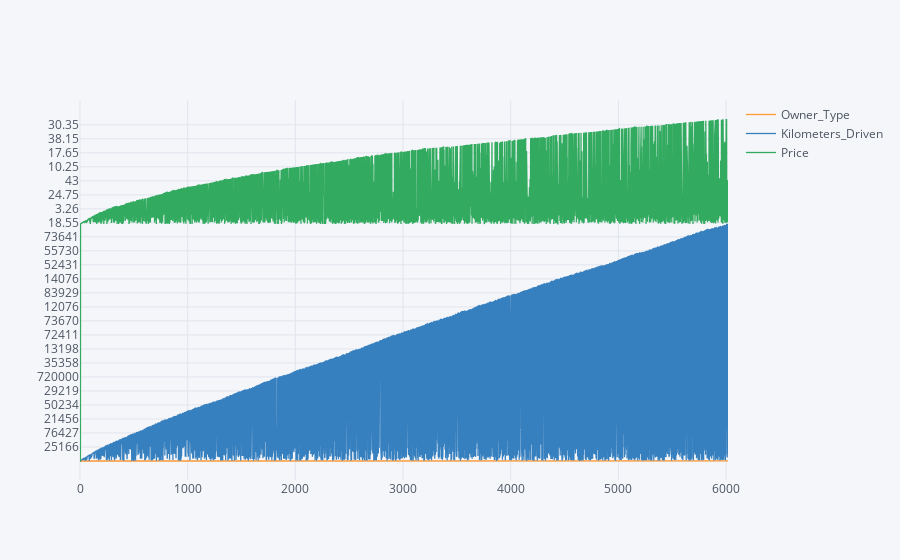

The cell this chart's notebook holds for it:
### Markdown cell above
## Interactive Plot

### Code cell
import cufflinks as cf
import plotly.offline
cf.go_offline()
cf.set_config_file(offline=False, world_readable=True)
data[['Owner_Type' ,'Kilometers_Driven', 'Price']].iplot()

### Figure 1 — Plotly figure (JSON) as saved in the notebook; plotly's stock layout.template omitted (floating-point values rounded to 4 significant figures; data arrays with more than 128 entries replaced by an {"elided": "..."} marker saying what was removed)
{"data": [{"line": {"color": "rgba(255, 153, 51, 1.0)", "dash": "solid", "shape": "linear", "width": 1.3}, "mode": "lines", "name": "Owner_Type", "text": "", "type": "scatter", "uid": "4ddcacf2-0607-4412-a8ec-b53e3dad4da3", "x": {"elided": "6019 int values"}, "y": {"elided": "6019 str values"}}, {"line": {"color": "rgba(55, 128, 191, 1.0)", "dash": "solid", "shape": "linear", "width": 1.3}, "mode": "lines", "name": "Kilometers_Driven", "text": "", "type": "scatter", "uid": "89aba907-83d8-4dc7-8263-55b3e950d09f", "x": {"elided": "6019 int values"}, "y": {"elided": "6019 mixed values"}}, {"line": {"color": "rgba(50, 171, 96, 1.0)", "dash": "solid", "shape": "linear", "width": 1.3}, "mode": "lines", "name": "Price", "text": "", "type": "scatter", "uid": "46925f8f-5e75-415f-b1a8-fc45247feaec", "x": {"elided": "6019 int values"}, "y": {"elided": "6019 mixed values"}}], "layout": {"legend": {"bgcolor": "#F5F6F9", "font": {"color": "#4D5663"}}, "paper_bgcolor": "#F5F6F9", "plot_bgcolor": "#F5F6F9", "title": {"font": {"color": "#4D5663"}}, "xaxis": {"gridcolor": "#E1E5ED", "showgrid": true, "tickfont": {"color": "#4D5663"}, "title": {"font": {"color": "#4D5663"}, "text": ""}, "zerolinecolor": "#E1E5ED"}, "yaxis": {"gridcolor": "#E1E5ED", "showgrid": true, "tickfont": {"color": "#4D5663"}, "title": {"font": {"color": "#4D5663"}, "text": ""}, "zerolinecolor": "#E1E5ED"}}}
